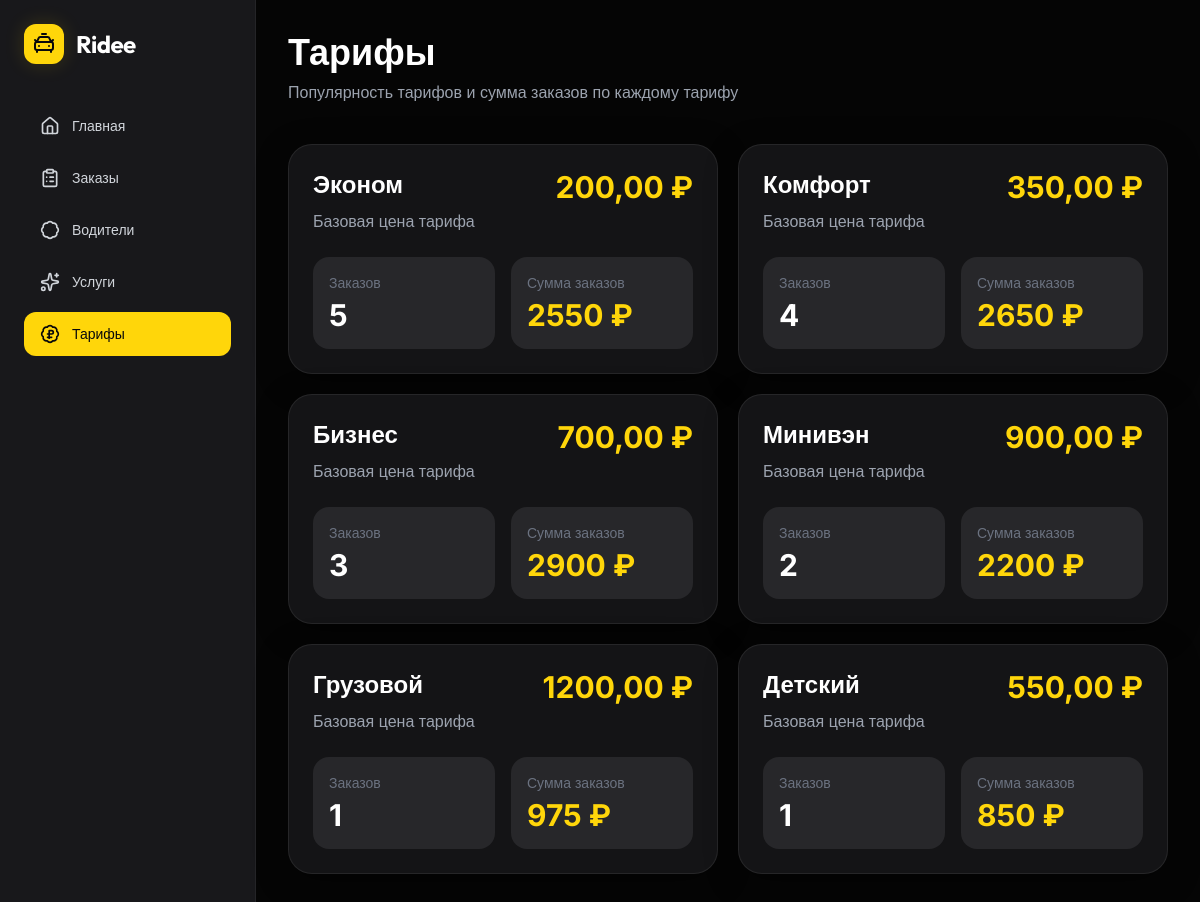
The app's page /tariffs/ with its own data.
### core/models.py (models this page shows, shortened)
class Tariff(models.Model):
    name = models.CharField(
        max_length=100,
        verbose_name="Название тарифа"
    )
    price = models.DecimalField(
        max_digits=8,
        decimal_places=2,
        verbose_name="Цена за поездку"
    )
    class Meta:
        verbose_name = "Тариф"
        verbose_name_plural = "Тарифы"

### core/views.py (the view)
# urls.py: path('tariffs/', views.tariffs_list, name='tariffs_list'),
def tariffs_list(request: HttpRequest) -> HttpResponse:
    tariffs = Tariff.objects.annotate(
        order_count=Count('order'),
        total_income=Sum('order__price')
    ).order_by('-order_count', 'name')
    return render(request, 'pages/tariffs_list.html', {
        'tariffs': tariffs
    })

### core/templates/pages/tariffs_list.html (shortened to what this page needs)
{% extends 'base/base.html' %}
{% block content %}
<div class="mb-10">
    <h1 class="text-4xl font-display font-bold mb-2">Тарифы</h1>
    <p class="text-gray-400">Популярность тарифов и сумма заказов по каждому тарифу</p>
</div>
<div class="grid grid-cols-1 lg:grid-cols-2 gap-5">
    {% for tariff in tariffs %}
    <article id="tariff-{{ tariff.id }}" class="glass-panel p-6 rounded-3xl shadow-card">
        <div class="flex items-start justify-between gap-5 mb-6">
            <div>
                <h2 class="text-2xl font-bold mb-2">{{ tariff.name }}</h2>
                <p class="text-gray-400">Базовая цена тарифа</p>
            </div>
            <p class="text-3xl font-bold text-brand">{{ tariff.price }} ₽</p>
        </div>
        <div class="grid grid-cols-2 gap-4">
            <div class="bg-dark-800 rounded-2xl p-4">
                <p class="text-gray-500 text-sm mb-1">Заказов</p>
                <p class="text-3xl font-bold">{{ tariff.order_count }}</p>
            </div>
            <div class="bg-dark-800 rounded-2xl p-4">
                <p class="text-gray-500 text-sm mb-1">Сумма заказов</p>
                <p class="text-3xl font-bold text-brand">{{ tariff.total_income|default:0 }} ₽</p>
            </div>
        </div>
    </article>
    {% empty %}
    <div class="glass-panel p-8 rounded-3xl text-center lg:col-span-2">
        <p class="text-gray-400 text-xl">Тарифов пока нет</p>
    </div>
    {% endfor %}
</div>
{% endblock %}

### core/templates/base/base.html (style rules this page uses)
body { background-color: #050505; color: white; font-family: 'Inter', sans-serif; }
.glass-panel { background: rgba(24, 24, 27, 0.85); backdrop-filter: blur(16px); border: 1px solid rgba(255,255,255,0.08); }

### records on screen
Tariff: name "Эконом", price "200,00", order_count "5", total_income "2550"
Tariff: name "Комфорт", price "350,00", order_count "4", total_income "2650"
Tariff: name "Бизнес", price "700,00", order_count "3", total_income "2900"
Tariff: name "Минивэн", price "900,00", order_count "2", total_income "2200"
Tariff: name "Грузовой", price "1200,00", order_count "1", total_income "975"
Tariff: name "Детский", price "550,00", order_count "1", total_income "850"
